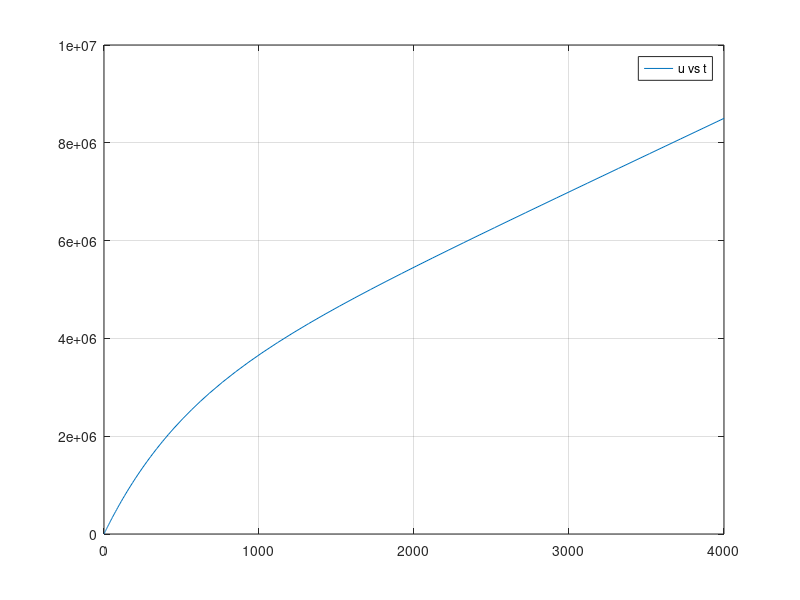
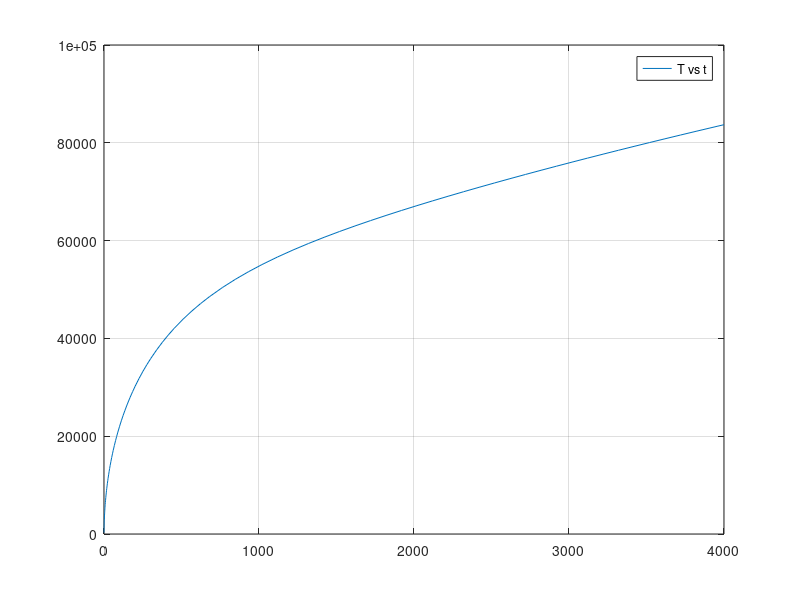

MATLAB code to generate these figures, in order:
% Initial Temperature (K)
T0 = 300; 

% Initial Internal Energy (kJ/kg)
u0 = 450 + 1.1*T0 + 0.0012*T0^2 ;

%%  solving du/dt 
% Time span for the ODE solver
tspan = [0 4000]; 

% Define the ODE du/dt = f(t, u)
odefun1 = @(t,u) 5000*exp(-0.002*t) + 1500*(1 - exp(-0.01*(( -1.1 + sqrt((1.1)^2 +((u-450)*(0.0048)) ) )/0.0024))) ;

% Solve the ODE
[t,u] = ode45(odefun1,tspan,u0);

figure(1)
plot(t,u)
legend("u vs t")
grid on
hold on

%%  solving dT/dt 
% Determine the number of points from the ODE solution
num_points = length(u);

% Pre-allocate the Temperature vector
T = zeros(num_points, 1);

% Convert internal energy (u) back to temperature (T)
% Note: The original loop condition was 'i = 1:65'. I will use the actual number of 
% points from the ODE solution, which is generally better practice, but I am keeping 
% the variable names from the original request.
for i = 1:num_points
T(i) = ( -1.1 + sqrt((1.1)^2 + (u(i)-450)*(0.0048)) )/(0.0024) ;
end 

figure(2)
plot (t,T)
legend("T vs t")
grid on

%% part 3: when r(T) >= q_ext(t) 
% External heat input function q_ext(t)
q_ext = @(t) 5000*exp(-0.002*t);

% Reaction/Output rate function r(T)
r_func = @(T_val) 1500*(1 - exp(-0.01*T_val));

i = 1;
while i <= num_points
if r_func(T(i)) >= q_ext(t(i))
    break;
end
i = i + 1; 
end

% The time at which the condition is first met
time_reaction_exceeds = t(i); 

fprintf("the value of time at which r(T) >= q_ext(t) : %f ", time_reaction_exceeds)